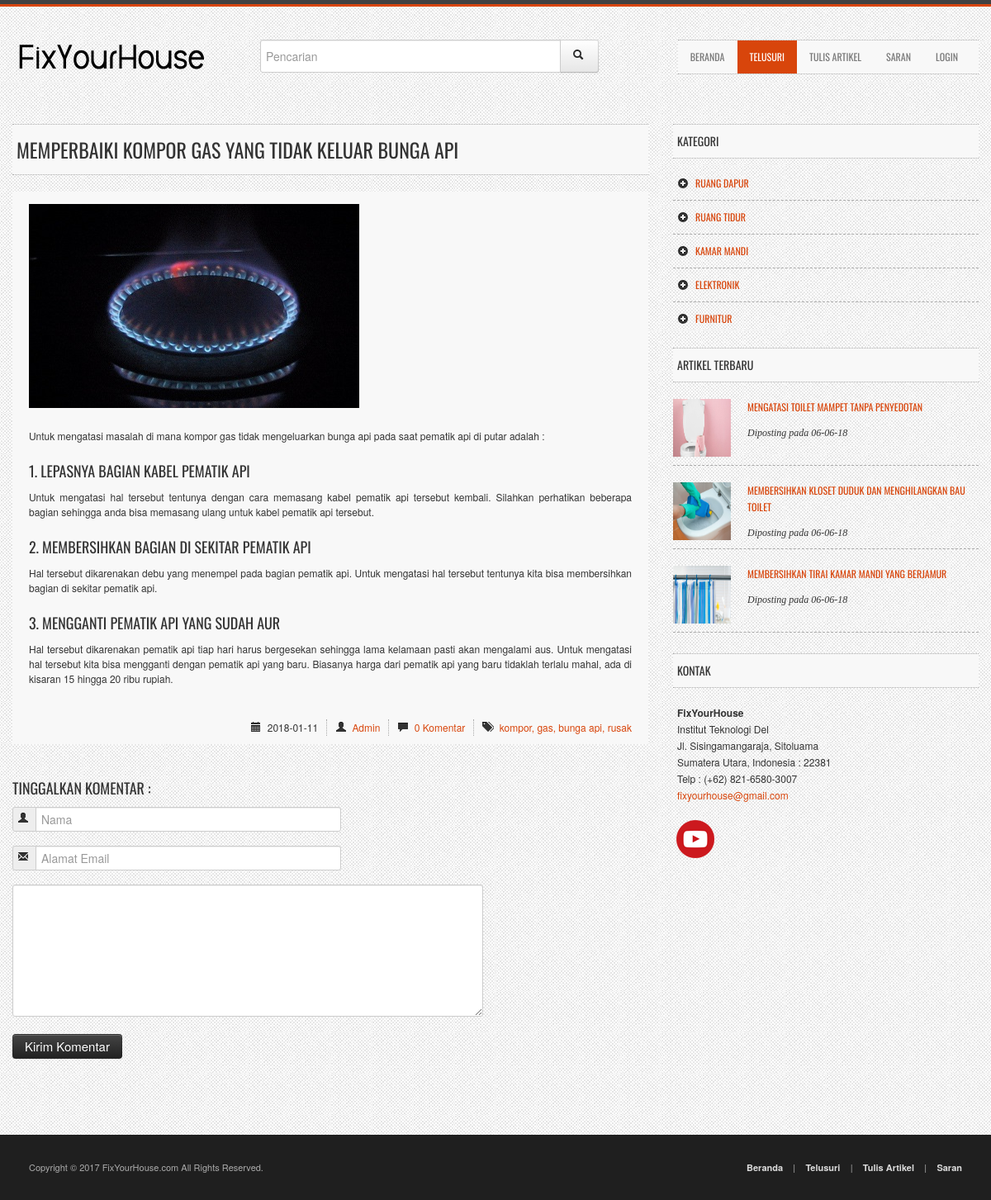
/post.php?p_id=16, run on the app's committed database.
### tables this page shows
CREATE TABLE `posts` (
  `post_id` int(15) NOT NULL,
  `post_category_id` int(15) NOT NULL,
  `post_title` varchar(255) NOT NULL,
  `post_author` varchar(255) NOT NULL,
  `post_date` date NOT NULL,
  `post_image` text NOT NULL,
  `post_content` text NOT NULL,
  `post_tags` varchar(255) NOT NULL,
  `post_comment_count` varchar(255) NOT NULL DEFAULT '0'
);

CREATE TABLE `categories` (
  `cat_id` int(15) NOT NULL,
  `cat_title` varchar(255) NOT NULL,
  `cat_image` text NOT NULL
);

### post.php (the view, shortened to what this page needs)
<?php
  include "includes/db.php";
 ?>
<?php
    include "includes/header.php";
?>
<?php
    include "includes/navigation.php";
?>
    <div class="row">
        <div class="span8 blog">
            <article>
                <?php
                  if (isset($_GET['p_id'])) {
                    $the_post_id = $_GET['p_id'];
                  }
                  $query = "SELECT * FROM posts WHERE post_id = $the_post_id ";
                  $select_all_posts = mysqli_query($connection,$query);
                  while ($row = mysqli_fetch_assoc($select_all_posts)) {
                    $post_title = $row['post_title'];
                    $post_author = $row['post_author'];
                    $post_date = $row['post_date'];
                    $post_tags = $row['post_tags'];
                    $post_image = $row['post_image'];
                    $post_comment_count = $row['post_comment_count'];
                    $post_content = $row['post_content'];
                    ?>
                <h3 class="title-bg"><?php echo $post_title ?></h3>
                <div class="post-content">
                    <img style="width: 400px; height: 247px; margin-left: 20px;
margin-top: 15px; margin-bottom: -15px;" src="img/cover/<?php echo $post_image; ?>" alt="Post Thumb"></a>
                    <div class="post-body">
                        <p><?php echo $post_content ?></p>
                    </div>
                    <div class="post-summary-footer">
                        <ul class="post-data">
                            <li><i class="icon-calendar"></i> <?php echo $post_date ?></li>
                            <li><i class="icon-user"></i> <a href="#"> <?php echo $post_author ?></a></li>
                            <li><i class="icon-comment"></i> <a href="#"><?php echo $post_comment_count ?> Komentar</a></li>
                            <li><i class="icon-tags"></i> <a href="#"><?php echo $post_tags ?></a></li>
                        </ul>
                    </div>
                </div>
                <?php } ?>
            </article>
            <section class="comments">
                <div class="comment-form-container">
                    <h4>Tinggalkan Komentar : </h4>
                    <form action="" method="post">
                        <div class="input-prepend">
                            <span class="add-on"><i class="icon-user"></i></span>
                            <input class="span4" id="prependedInput" size="16" type="text" placeholder="Nama" required="required" name="comment_author">
                        </div>
                        <div class="input-prepend">
                            <span class="add-on"><i class="icon-envelope"></i></span>
                            <input class="span4" id="prependedInput" size="16" type="email" placeholder="Alamat Email" required="required" name="comment_email">
                        </div>
                        <textarea class="span6" name="comment_content" required="required"></textarea>
                        <div class="row">
                            <div class="span2">
                                <input type="submit" class="btn btn-inverse" value="Kirim Komentar" name="create_comment">
                            </div>
                        </div>
                    </form>
                </div>
        </section>
        </div>
        <?php
    include "includes/sidebar.php";
?>
    </div>
	<?php
    include "includes/footer.php";
?>

### includes/sidebar.php
<div class="span4 sidebar">
            <h5 class="title-bg" style="margin-top: 0px;">Kategori</h5>
            <ul class="post-category-list">
              <?php
                      $query = "SELECT * FROM categories";
                      $select_categories_sidebar = mysqli_query($connection,$query);
                      while ($row = mysqli_fetch_assoc($select_categories_sidebar)) {
                                  $cat_title = $row['cat_title'];
                                  $cat_id = $row['cat_id'];
                                  echo "<li><a href='category.php?category=$cat_id'><i class='icon-plus-sign'></i>{$cat_title}</a></li>
                                  ";
                                }
                   ?>
            </ul>
            <h5 class="title-bg">Artikel Terbaru</h5>
            <ul class="popular-posts">
              <?php
                      $query = "SELECT * FROM posts ORDER BY post_id DESC LIMIT 3";
                      $select_recent = mysqli_query($connection,$query);
                      while ($row = mysqli_fetch_assoc($select_recent)) {
                                  $post_title = $row['post_title'];
                                  $post_id = $row['post_id'];
                                  $post_date = date('d-m-y');
                                  $post_image = $row['post_image'];
                                  echo "<li>
                                  <a href='post.php?p_id=$post_id'>
                                    <img src='img/cover/$post_image' style='width:70px;height:70px;'>
                                  </a>
                                  <h6>
                                    <a href='post.php?p_id=$post_id'>{$post_title}</a>
                                  </h6>
                                  <em>
                                    Diposting pada {$post_date}
                                  </em>
                                  ";
                                }
                   ?>
            </ul>
            <h5 class="title-bg">Kontak</h5>
            <address style="margin-left: 5px;">
            <strong>FixYourHouse</strong><br>
            Institut Teknologi Del<br>
            Jl. Sisingamangaraja, Sitoluama<br>
            Sumatera Utara, Indonesia : 22381<br>
            Telp : (+62) 821-6580-3007<br>
            <a href="mailto:#">fixyourhouse@gmail.com</a>
            </address>
            <ul class="social-icons">
                        <li style="margin-left: -21px;"><a href="https://www.youtube.com/channel/UCC-cdMmIkJnJiebAhf9SZdQ"><img src="img/Untitled-yt.png"></a></li>
                    </ul>
        </div>
    </div>

### css/custom-styles.css (style rules this page uses)
html, body { font-size:12px; line-height:18px; height: 100%; }
body { background: #f9f9f9 url(../img/page-bg-1.jpg); }
h1, h2, h3, h4 , h5, h6 { font-family: "Oswald", sans-serif; font-weight: normal; text-transform:uppercase; }
h1.title-bg, h2.title-bg, h3.title-bg, h4.title-bg , h5.title-bg, h6.title-bg { background:#f8f8f8; padding:10px 5px; margin: 0px 0px 20px 0px; border-bottom: 1px dotted #a9a9a9; border-top: 1px dotted #a9a9a9; }
a, a:hover { color:#d8450b; }
i { margin-right: 3px; }
p { margin-bottom: 20px; }
.blog article, .blog section { margin-bottom: 40px; }
.blog article h3 { margin-top: 0px; }
.blog h4 { line-height: 26px; }
.post-summary-footer { margin: 0px; padding:0px 20px; }
ul.post-data { float:right; }
ul.post-data li, ul.post-data-3 li { list-style: none; float: left; padding: 0px 10px; border-left: 1px dotted #a9a9a9; }
ul.post-data li:first-child, ul.post-data-3 li:first-child { border: none; padding-left: 0px; }
ul.post-data li:last-child { padding-right: 0px; }
.post-content { background: #f8f8f8; overflow: auto; }
.post-body { padding: 20px; }
.comment-form-container input, #contact-form input { margin-bottom: 12px; }
.comment-form-container textarea, #contact-form textarea { height: 150px; }
.comment-form-container .btn, #contact-form .btn { margin-top: 12px; }
.sidebar h5 { margin-top: 25px; }
.sidebar ul.post-category-list, .sidebar .tab-content .tab-pane ul { margin:0px; }
.sidebar ul.post-category-list li, .sidebar .tab-content .tab-pane ul li { list-style: none; border-bottom: 1px dashed #a9a9a9; padding:10px 5px; }
.sidebar ul.post-category-list li a { font-family: "Oswald", sans-serif; font-weight: normal; text-transform:uppercase; }
.sidebar ul.post-category-list li:first-child, .sidebar .tab-content .tab-pane ul li:first-child { padding-top: 0px; }
.sidebar ul.post-category-list li:last-child { padding-bottom: 0px; border-bottom:none; }
.sidebar ul.post-category-list li i { padding-right: 5px; background-position: 0 -95px; }
.popular-posts { margin: 0px; }
.popular-posts li { list-style: none; margin-bottom: 20px; clear: both; display: block; min-height: 80px; border-bottom: 1px dashed #a9a9a9; }
.popular-posts li a { font-family: "Oswald", sans-serif; font-weight: normal; text-transform:uppercase; }
.popular-posts li img { float: left; margin-right: 20px; }
.popular-posts li em { font-family:Georgia, "Times New Roman", Times, serif; }
.social-icons li { list-style: none; float: left; margin-right: 6px; }
.row { margin-bottom:40px; }

### data on the page
posts: post_title "MEMPERBAIKI KOMPOR GAS YANG TIDAK KELUAR BUNGA API", post_image (picture), post_content "Untuk mengatasi masalah di mana kompor gas tidak mengeluarkan bunga api pada saat pematik api di putar adalah : 1. LEPASNYA BAGIAN KABEL PEMATIK API Untuk mengatasi hal tersebut tentunya dengan cara memasang kabel pematik api tersebut kembali. Silahkan perhatikan beberapa bagian sehingga anda bisa memasang ulang untuk kabel pematik api tersebut. 2. MEMBERSIHKAN BAGIAN DI SEKITAR PEMATIK API Hal tersebut dikarenakan debu yang menempel pada bagian pematik api. Untuk mengatasi hal tersebut tentunya kita bisa membersihkan bagian di sekitar pematik api. 3. MENGGANTI PEMATIK API YANG SUDAH AUR Hal tersebut dikarenakan pematik api tiap hari harus bergesekan sehingga lama kelamaan pasti akan…", post_date "2018-01-11", post_author "Admin", post_comment_count "0", post_tags "kompor, gas, bunga api, rusak"
categories: cat_title "RUANG DAPUR"
categories: cat_title "RUANG TIDUR"
categories: cat_title "KAMAR MANDI"
categories: cat_title "ELEKTRONIK"
categories: cat_title "FURNITUR"
posts: post_image (picture), post_title "MENGATASI TOILET MAMPET TANPA PENYEDOTAN", post_date "06-06-18"
posts: post_image (picture), post_title "MEMBERSIHKAN KLOSET DUDUK DAN MENGHILANGKAN BAU TOILET", post_date "06-06-18"
posts: post_image (picture), post_title "MEMBERSIHKAN TIRAI KAMAR MANDI YANG BERJAMUR", post_date "06-06-18"
